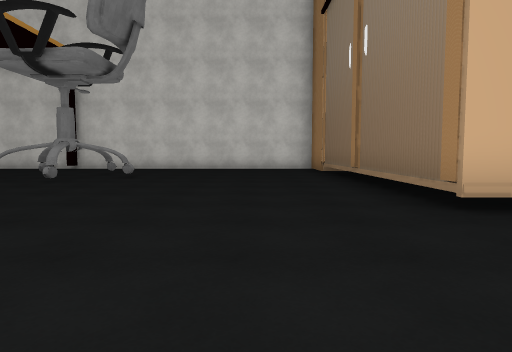
View 1 (above)

19 first-person views from a walk through a 3-D level made in the Unity game engine. The camera is 1.2 m above the floor, tilts 4° down and sees 75° across. The floor is counted in squares, 2 m on a side. Each view is taken from the middle of a square. On the plan, view 1 faces up. The plan holds only what a view shows up to about 10 squares ahead; the rest is blank. The place goes on beyond the plan. The player character is not drawn. Some surface patterns are stand-ins.

View 2
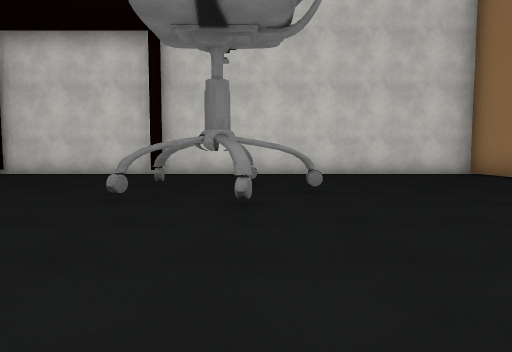

View 3
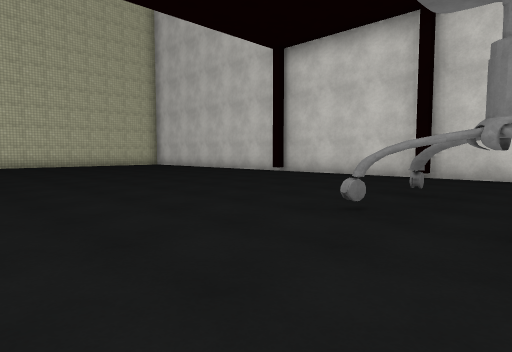

View 4
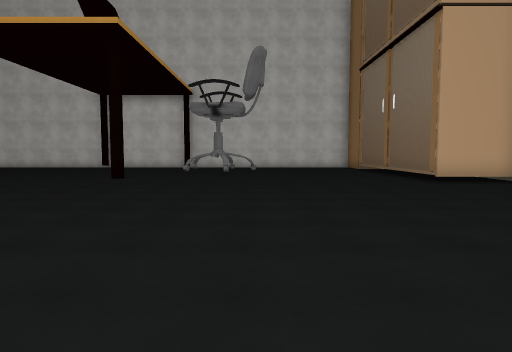

View 5
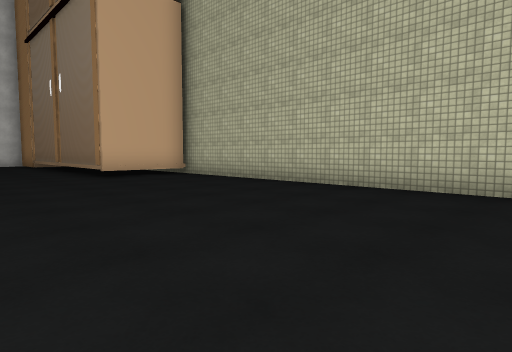

View 6
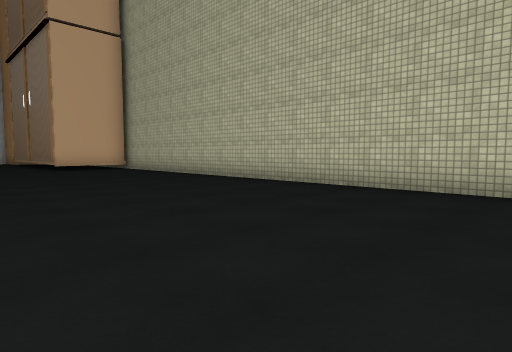

View 7
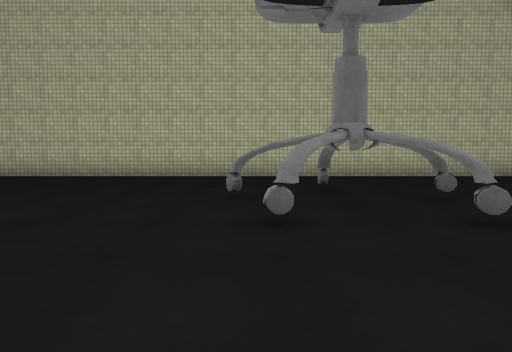

View 8
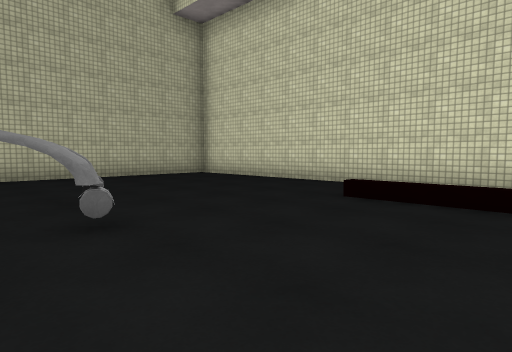

View 9
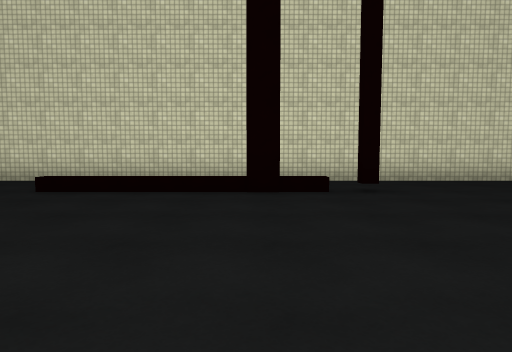

View 10
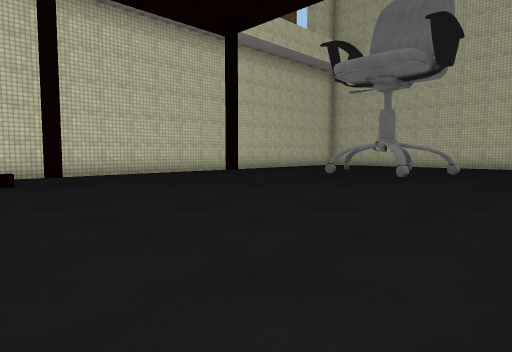

View 11
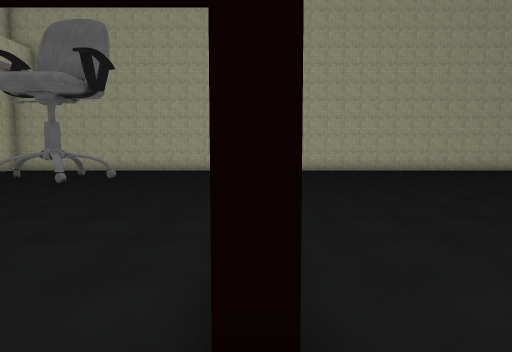

View 12
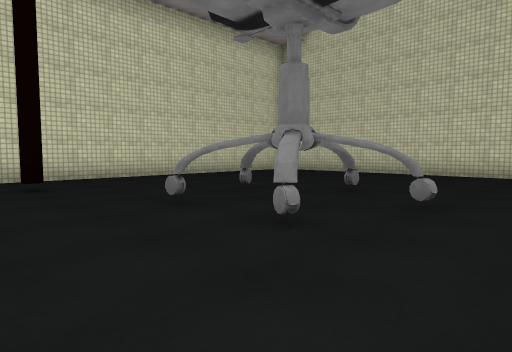

View 13
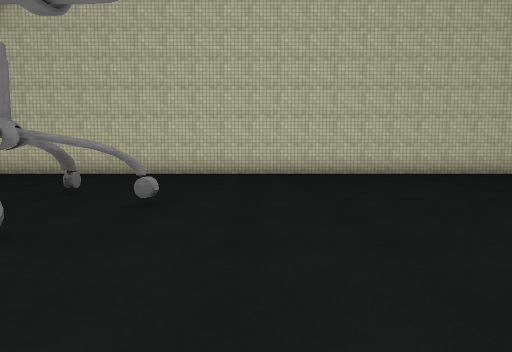

View 14
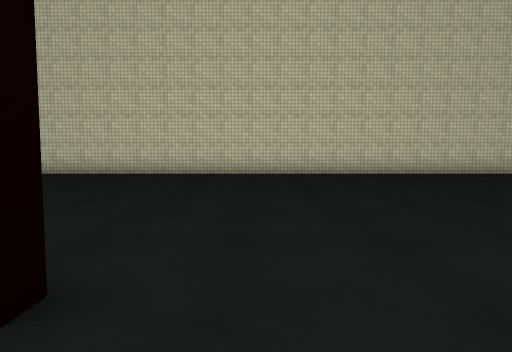

View 15
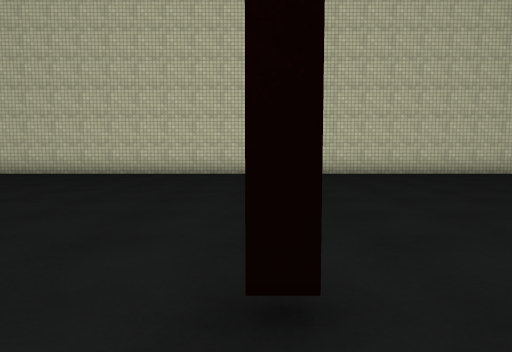

View 16
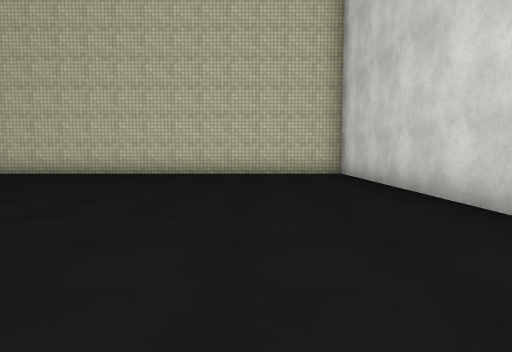

View 17
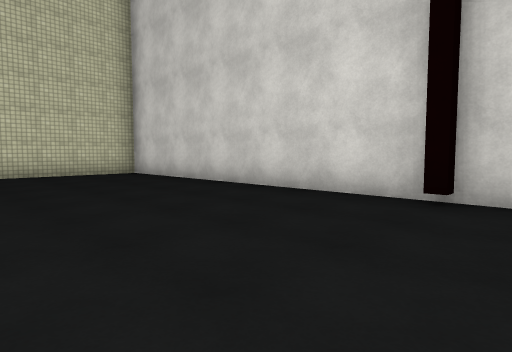

View 18
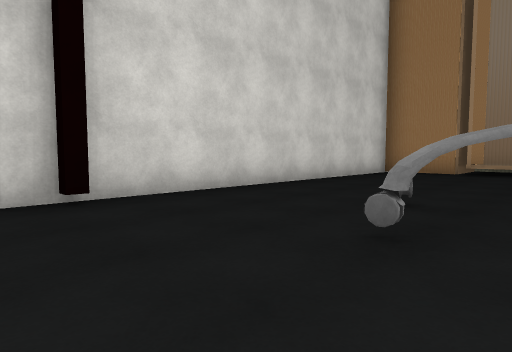

View 19
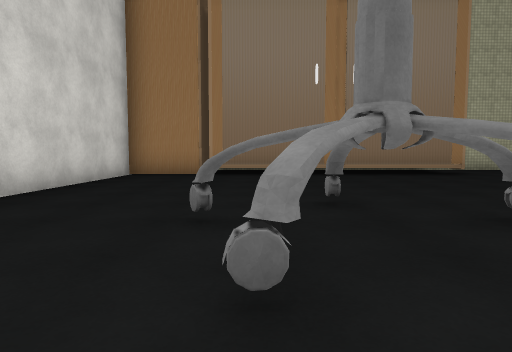

### Floor plan
Key: @ floor where view 1 was taken; # wall or solid block; . floor; / step, stairs or slope; = window, fence, low wall or low ledge; ^ raised ledge; T thing the floor can be seen under or through.
Columns run from 20 left of view 1 to 5 right of it. Each row starts with its distance up from view 1.
 13 #######################
 12 #.....................#
 11 #.....................#
 10 #.....................#
  9 #.............=.T.....#
  8 #..............TTT....#
  7 #.............#.T.....#
  6 #.....................#
  5 #.....................#
  4 #.....................^###
  3 #........#... ...........#
  2 #......... ..............#
  1 #........  ..............#
  0 #.........  ........@....#
 -1 #..........  ............#
 -2 #...........  ...........#
 -3 #........................#
 -4 #........................#
 -5 #........................#
 -6 #........#    /#// ......#
 -7 #...............   ......#
 -8 #...............  .......#
 -9 #............... ........#
-10 #.....#............=#....#
-11 #......#............##...#
-12 #.....##...........##....#
-13 #.....#.=................#
-14 #........................#
-15 #........#...#.#.........#
-16 #. ............    ......#
-17     ..........     ......#
-18     ######################

Where each view was taken, in squares from view 1:
view 1: 0 up, 0 right, facing up
view 2: 3 up, 4 left, facing up
view 3: 4 up, 4 left, facing up-left
view 4: 6 down, 3 left, facing up
view 5: 5 down, 1 left, facing up-right
view 6: 9 down, 1 left, facing up-right
view 7: 10 down, 4 left, facing right
view 8: 11 down, 4 left, facing down-right
view 9: 10 down, 5 left, facing down
view 10: 8 down, 5 left, facing down-left
view 11: 6 down, 4 left, facing left
view 12: 9 down, 10 left, facing down-left
view 13: 9 down, 10 left, facing left
view 14: 5 down, 10 left, facing left
view 15: 3 up, 10 left, facing left
view 16: 10 up, 10 left, facing left
view 17: 8 up, 10 left, facing up-left
view 18: 8 up, 8 left, facing up-right
view 19: 9 up, 7 left, facing right
